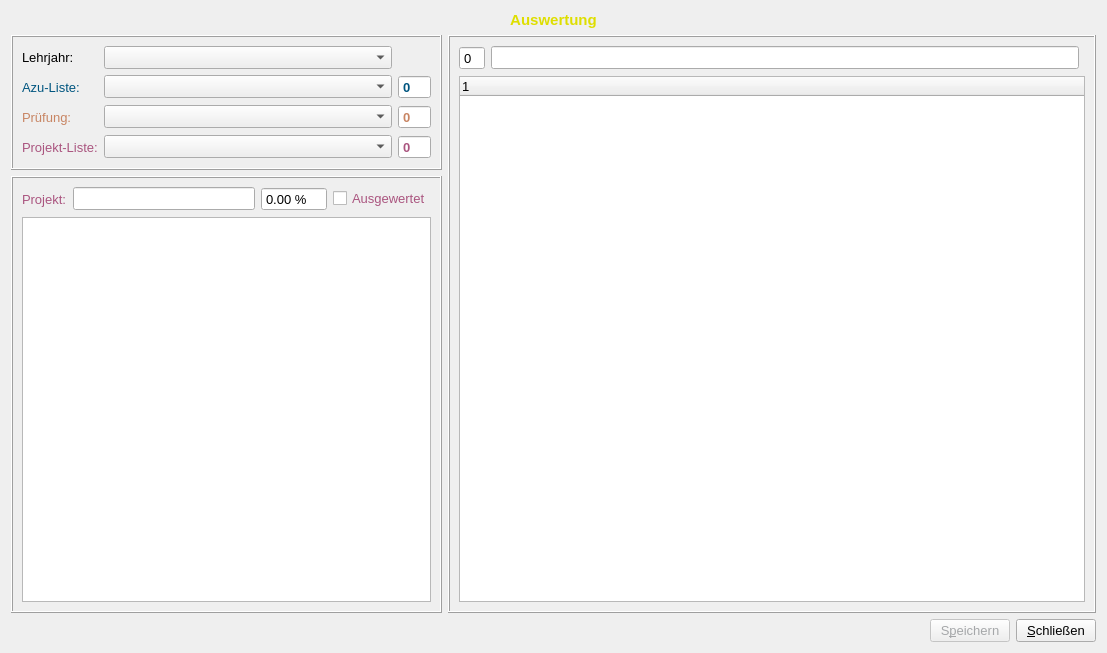
<?xml version="1.0" encoding="UTF-8"?>
<ui version="4.0">
 <class>FormEvaluation</class>
 <widget class="QWidget" name="FormEvaluation">
  <property name="geometry">
   <rect>
    <x>0</x>
    <y>0</y>
    <width>1107</width>
    <height>653</height>
   </rect>
  </property>
  <property name="font">
   <font>
    <pointsize>10</pointsize>
   </font>
  </property>
  <property name="windowTitle">
   <string>Form</string>
  </property>
  <layout class="QGridLayout" name="gridLayout_4">
   <item row="2" column="0">
    <widget class="QFrame" name="frame_3">
     <property name="sizePolicy">
      <sizepolicy hsizetype="Expanding" vsizetype="Preferred">
       <horstretch>0</horstretch>
       <verstretch>0</verstretch>
      </sizepolicy>
     </property>
     <property name="frameShape">
      <enum>QFrame::Box</enum>
     </property>
     <property name="frameShadow">
      <enum>QFrame::Raised</enum>
     </property>
     <layout class="QGridLayout" name="gridLayout_3">
      <item row="0" column="1">
       <widget class="QLineEdit" name="projektNameEdit">
        <property name="readOnly">
         <bool>true</bool>
        </property>
       </widget>
      </item>
      <item row="0" column="0">
       <widget class="QLabel" name="label_2">
        <property name="palette">
         <palette>
          <active>
           <colorrole role="WindowText">
            <brush brushstyle="SolidPattern">
             <color alpha="255">
              <red>170</red>
              <green>85</green>
              <blue>127</blue>
             </color>
            </brush>
           </colorrole>
          </active>
          <inactive>
           <colorrole role="WindowText">
            <brush brushstyle="SolidPattern">
             <color alpha="255">
              <red>170</red>
              <green>85</green>
              <blue>127</blue>
             </color>
            </brush>
           </colorrole>
          </inactive>
          <disabled>
           <colorrole role="WindowText">
            <brush brushstyle="SolidPattern">
             <color alpha="255">
              <red>120</red>
              <green>120</green>
              <blue>120</blue>
             </color>
            </brush>
           </colorrole>
          </disabled>
         </palette>
        </property>
        <property name="text">
         <string>Projekt:</string>
        </property>
       </widget>
      </item>
      <item row="0" column="2">
       <widget class="QDoubleSpinBox" name="percentBox">
        <property name="frame">
         <bool>true</bool>
        </property>
        <property name="readOnly">
         <bool>true</bool>
        </property>
        <property name="buttonSymbols">
         <enum>QAbstractSpinBox::NoButtons</enum>
        </property>
        <property name="prefix">
         <string/>
        </property>
        <property name="suffix">
         <string> %</string>
        </property>
        <property name="maximum">
         <double>100.000000000000000</double>
        </property>
       </widget>
      </item>
      <item row="0" column="3">
       <widget class="QCheckBox" name="evaluatedCheckBox">
        <property name="palette">
         <palette>
          <active>
           <colorrole role="WindowText">
            <brush brushstyle="SolidPattern">
             <color alpha="255">
              <red>170</red>
              <green>85</green>
              <blue>127</blue>
             </color>
            </brush>
           </colorrole>
          </active>
          <inactive>
           <colorrole role="WindowText">
            <brush brushstyle="SolidPattern">
             <color alpha="255">
              <red>170</red>
              <green>85</green>
              <blue>127</blue>
             </color>
            </brush>
           </colorrole>
          </inactive>
          <disabled>
           <colorrole role="WindowText">
            <brush brushstyle="SolidPattern">
             <color alpha="255">
              <red>120</red>
              <green>120</green>
              <blue>120</blue>
             </color>
            </brush>
           </colorrole>
          </disabled>
         </palette>
        </property>
        <property name="text">
         <string>Ausgewertet</string>
        </property>
       </widget>
      </item>
      <item row="1" column="0" colspan="4">
       <widget class="QTableWidget" name="fragenTableWidget"/>
      </item>
     </layout>
    </widget>
   </item>
   <item row="3" column="0">
    <spacer name="horizontalSpacer_2">
     <property name="orientation">
      <enum>Qt::Horizontal</enum>
     </property>
     <property name="sizeHint" stdset="0">
      <size>
       <width>40</width>
       <height>20</height>
      </size>
     </property>
    </spacer>
   </item>
   <item row="3" column="2" colspan="2">
    <spacer name="horizontalSpacer">
     <property name="orientation">
      <enum>Qt::Horizontal</enum>
     </property>
     <property name="sizeHint" stdset="0">
      <size>
       <width>40</width>
       <height>20</height>
      </size>
     </property>
    </spacer>
   </item>
   <item row="3" column="4">
    <layout class="QHBoxLayout" name="horizontalLayout">
     <item>
      <widget class="QPushButton" name="saveButton">
       <property name="enabled">
        <bool>false</bool>
       </property>
       <property name="palette">
        <palette>
         <active>
          <colorrole role="ButtonText">
           <brush brushstyle="SolidPattern">
            <color alpha="255">
             <red>170</red>
             <green>0</green>
             <blue>0</blue>
            </color>
           </brush>
          </colorrole>
         </active>
         <inactive>
          <colorrole role="ButtonText">
           <brush brushstyle="SolidPattern">
            <color alpha="255">
             <red>170</red>
             <green>0</green>
             <blue>0</blue>
            </color>
           </brush>
          </colorrole>
         </inactive>
         <disabled>
          <colorrole role="ButtonText">
           <brush brushstyle="SolidPattern">
            <color alpha="255">
             <red>165</red>
             <green>167</green>
             <blue>169</blue>
            </color>
           </brush>
          </colorrole>
         </disabled>
        </palette>
       </property>
       <property name="text">
        <string>S&amp;peichern</string>
       </property>
      </widget>
     </item>
     <item>
      <widget class="QPushButton" name="closeButton">
       <property name="text">
        <string>&amp;Schließen</string>
       </property>
      </widget>
     </item>
    </layout>
   </item>
   <item row="1" column="0">
    <widget class="QFrame" name="frame">
     <property name="sizePolicy">
      <sizepolicy hsizetype="Expanding" vsizetype="Preferred">
       <horstretch>0</horstretch>
       <verstretch>0</verstretch>
      </sizepolicy>
     </property>
     <property name="maximumSize">
      <size>
       <width>1000</width>
       <height>16777215</height>
      </size>
     </property>
     <property name="frameShape">
      <enum>QFrame::Box</enum>
     </property>
     <property name="frameShadow">
      <enum>QFrame::Raised</enum>
     </property>
     <layout class="QGridLayout" name="gridLayout">
      <item row="0" column="0">
       <widget class="QLabel" name="label_6">
        <property name="text">
         <string>Lehrjahr:</string>
        </property>
       </widget>
      </item>
      <item row="0" column="1">
       <widget class="QComboBox" name="azubiSortBox">
        <property name="sizePolicy">
         <sizepolicy hsizetype="Expanding" vsizetype="Fixed">
          <horstretch>0</horstretch>
          <verstretch>0</verstretch>
         </sizepolicy>
        </property>
        <property name="maximumSize">
         <size>
          <width>16777215</width>
          <height>16777215</height>
         </size>
        </property>
       </widget>
      </item>
      <item row="1" column="0">
       <widget class="QLabel" name="label_5">
        <property name="palette">
         <palette>
          <active>
           <colorrole role="WindowText">
            <brush brushstyle="SolidPattern">
             <color alpha="255">
              <red>0</red>
              <green>85</green>
              <blue>127</blue>
             </color>
            </brush>
           </colorrole>
          </active>
          <inactive>
           <colorrole role="WindowText">
            <brush brushstyle="SolidPattern">
             <color alpha="255">
              <red>0</red>
              <green>85</green>
              <blue>127</blue>
             </color>
            </brush>
           </colorrole>
          </inactive>
          <disabled>
           <colorrole role="WindowText">
            <brush brushstyle="SolidPattern">
             <color alpha="255">
              <red>120</red>
              <green>120</green>
              <blue>120</blue>
             </color>
            </brush>
           </colorrole>
          </disabled>
         </palette>
        </property>
        <property name="text">
         <string>Azu-Liste:</string>
        </property>
       </widget>
      </item>
      <item row="1" column="1">
       <widget class="QComboBox" name="azubiListBox">
        <property name="sizePolicy">
         <sizepolicy hsizetype="Expanding" vsizetype="Fixed">
          <horstretch>0</horstretch>
          <verstretch>0</verstretch>
         </sizepolicy>
        </property>
       </widget>
      </item>
      <item row="2" column="0">
       <widget class="QLabel" name="label_4">
        <property name="palette">
         <palette>
          <active>
           <colorrole role="WindowText">
            <brush brushstyle="SolidPattern">
             <color alpha="255">
              <red>200</red>
              <green>133</green>
              <blue>99</blue>
             </color>
            </brush>
           </colorrole>
          </active>
          <inactive>
           <colorrole role="WindowText">
            <brush brushstyle="SolidPattern">
             <color alpha="255">
              <red>200</red>
              <green>133</green>
              <blue>99</blue>
             </color>
            </brush>
           </colorrole>
          </inactive>
          <disabled>
           <colorrole role="WindowText">
            <brush brushstyle="SolidPattern">
             <color alpha="255">
              <red>120</red>
              <green>120</green>
              <blue>120</blue>
             </color>
            </brush>
           </colorrole>
          </disabled>
         </palette>
        </property>
        <property name="text">
         <string>Prüfung:</string>
        </property>
       </widget>
      </item>
      <item row="2" column="1">
       <widget class="QComboBox" name="skillListBox">
        <property name="sizePolicy">
         <sizepolicy hsizetype="Expanding" vsizetype="Fixed">
          <horstretch>0</horstretch>
          <verstretch>0</verstretch>
         </sizepolicy>
        </property>
       </widget>
      </item>
      <item row="3" column="0">
       <widget class="QLabel" name="label_3">
        <property name="palette">
         <palette>
          <active>
           <colorrole role="WindowText">
            <brush brushstyle="SolidPattern">
             <color alpha="255">
              <red>170</red>
              <green>85</green>
              <blue>127</blue>
             </color>
            </brush>
           </colorrole>
          </active>
          <inactive>
           <colorrole role="WindowText">
            <brush brushstyle="SolidPattern">
             <color alpha="255">
              <red>170</red>
              <green>85</green>
              <blue>127</blue>
             </color>
            </brush>
           </colorrole>
          </inactive>
          <disabled>
           <colorrole role="WindowText">
            <brush brushstyle="SolidPattern">
             <color alpha="255">
              <red>120</red>
              <green>120</green>
              <blue>120</blue>
             </color>
            </brush>
           </colorrole>
          </disabled>
         </palette>
        </property>
        <property name="text">
         <string>Projekt-Liste:</string>
        </property>
       </widget>
      </item>
      <item row="3" column="1">
       <widget class="QComboBox" name="projektListBox">
        <property name="sizePolicy">
         <sizepolicy hsizetype="Expanding" vsizetype="Fixed">
          <horstretch>0</horstretch>
          <verstretch>0</verstretch>
         </sizepolicy>
        </property>
       </widget>
      </item>
      <item row="1" column="2">
       <widget class="QSpinBox" name="countAzubiBox">
        <property name="palette">
         <palette>
          <active>
           <colorrole role="Text">
            <brush brushstyle="SolidPattern">
             <color alpha="255">
              <red>0</red>
              <green>85</green>
              <blue>127</blue>
             </color>
            </brush>
           </colorrole>
          </active>
          <inactive>
           <colorrole role="Text">
            <brush brushstyle="SolidPattern">
             <color alpha="255">
              <red>0</red>
              <green>85</green>
              <blue>127</blue>
             </color>
            </brush>
           </colorrole>
          </inactive>
          <disabled>
           <colorrole role="Text">
            <brush brushstyle="SolidPattern">
             <color alpha="255">
              <red>172</red>
              <green>174</green>
              <blue>176</blue>
             </color>
            </brush>
           </colorrole>
          </disabled>
         </palette>
        </property>
        <property name="font">
         <font>
          <weight>75</weight>
          <bold>true</bold>
         </font>
        </property>
        <property name="alignment">
         <set>Qt::AlignLeading|Qt::AlignLeft|Qt::AlignVCenter</set>
        </property>
        <property name="readOnly">
         <bool>true</bool>
        </property>
        <property name="buttonSymbols">
         <enum>QAbstractSpinBox::NoButtons</enum>
        </property>
        <property name="maximum">
         <number>999</number>
        </property>
       </widget>
      </item>
      <item row="2" column="2">
       <widget class="QSpinBox" name="countSkillBox">
        <property name="palette">
         <palette>
          <active>
           <colorrole role="Text">
            <brush brushstyle="SolidPattern">
             <color alpha="255">
              <red>200</red>
              <green>133</green>
              <blue>99</blue>
             </color>
            </brush>
           </colorrole>
          </active>
          <inactive>
           <colorrole role="Text">
            <brush brushstyle="SolidPattern">
             <color alpha="255">
              <red>200</red>
              <green>133</green>
              <blue>99</blue>
             </color>
            </brush>
           </colorrole>
          </inactive>
          <disabled>
           <colorrole role="Text">
            <brush brushstyle="SolidPattern">
             <color alpha="255">
              <red>120</red>
              <green>120</green>
              <blue>120</blue>
             </color>
            </brush>
           </colorrole>
          </disabled>
         </palette>
        </property>
        <property name="font">
         <font>
          <weight>75</weight>
          <bold>true</bold>
         </font>
        </property>
        <property name="readOnly">
         <bool>true</bool>
        </property>
        <property name="buttonSymbols">
         <enum>QAbstractSpinBox::NoButtons</enum>
        </property>
       </widget>
      </item>
      <item row="3" column="2">
       <widget class="QSpinBox" name="countProjektBox">
        <property name="palette">
         <palette>
          <active>
           <colorrole role="Text">
            <brush brushstyle="SolidPattern">
             <color alpha="255">
              <red>170</red>
              <green>85</green>
              <blue>127</blue>
             </color>
            </brush>
           </colorrole>
          </active>
          <inactive>
           <colorrole role="Text">
            <brush brushstyle="SolidPattern">
             <color alpha="255">
              <red>170</red>
              <green>85</green>
              <blue>127</blue>
             </color>
            </brush>
           </colorrole>
          </inactive>
          <disabled>
           <colorrole role="Text">
            <brush brushstyle="SolidPattern">
             <color alpha="255">
              <red>120</red>
              <green>120</green>
              <blue>120</blue>
             </color>
            </brush>
           </colorrole>
          </disabled>
         </palette>
        </property>
        <property name="font">
         <font>
          <weight>75</weight>
          <bold>true</bold>
         </font>
        </property>
        <property name="readOnly">
         <bool>true</bool>
        </property>
        <property name="buttonSymbols">
         <enum>QAbstractSpinBox::NoButtons</enum>
        </property>
       </widget>
      </item>
     </layout>
    </widget>
   </item>
   <item row="3" column="1">
    <spacer name="horizontalSpacer_4">
     <property name="orientation">
      <enum>Qt::Horizontal</enum>
     </property>
     <property name="sizeHint" stdset="0">
      <size>
       <width>40</width>
       <height>20</height>
      </size>
     </property>
    </spacer>
   </item>
   <item row="1" column="1" rowspan="2" colspan="4">
    <widget class="QFrame" name="frame_2">
     <property name="sizePolicy">
      <sizepolicy hsizetype="Expanding" vsizetype="Expanding">
       <horstretch>0</horstretch>
       <verstretch>0</verstretch>
      </sizepolicy>
     </property>
     <property name="frameShape">
      <enum>QFrame::Box</enum>
     </property>
     <property name="frameShadow">
      <enum>QFrame::Raised</enum>
     </property>
     <layout class="QGridLayout" name="gridLayout_2">
      <item row="1" column="0" colspan="3">
       <widget class="QTreeWidget" name="resultTreeWidget">
        <property name="sizePolicy">
         <sizepolicy hsizetype="Preferred" vsizetype="Expanding">
          <horstretch>0</horstretch>
          <verstretch>0</verstretch>
         </sizepolicy>
        </property>
        <property name="font">
         <font>
          <pointsize>10</pointsize>
         </font>
        </property>
        <column>
         <property name="text">
          <string notr="true">1</string>
         </property>
        </column>
       </widget>
      </item>
      <item row="0" column="1">
       <widget class="QLineEdit" name="azuNameEdit">
        <property name="palette">
         <palette>
          <active>
           <colorrole role="WindowText">
            <brush brushstyle="SolidPattern">
             <color alpha="255">
              <red>0</red>
              <green>85</green>
              <blue>127</blue>
             </color>
            </brush>
           </colorrole>
           <colorrole role="Text">
            <brush brushstyle="SolidPattern">
             <color alpha="255">
              <red>0</red>
              <green>85</green>
              <blue>127</blue>
             </color>
            </brush>
           </colorrole>
          </active>
          <inactive>
           <colorrole role="WindowText">
            <brush brushstyle="SolidPattern">
             <color alpha="255">
              <red>0</red>
              <green>85</green>
              <blue>127</blue>
             </color>
            </brush>
           </colorrole>
           <colorrole role="Text">
            <brush brushstyle="SolidPattern">
             <color alpha="255">
              <red>0</red>
              <green>85</green>
              <blue>127</blue>
             </color>
            </brush>
           </colorrole>
          </inactive>
          <disabled>
           <colorrole role="WindowText">
            <brush brushstyle="SolidPattern">
             <color alpha="255">
              <red>120</red>
              <green>120</green>
              <blue>120</blue>
             </color>
            </brush>
           </colorrole>
           <colorrole role="Text">
            <brush brushstyle="SolidPattern">
             <color alpha="255">
              <red>120</red>
              <green>120</green>
              <blue>120</blue>
             </color>
            </brush>
           </colorrole>
          </disabled>
         </palette>
        </property>
        <property name="font">
         <font>
          <weight>75</weight>
          <bold>true</bold>
         </font>
        </property>
        <property name="readOnly">
         <bool>true</bool>
        </property>
       </widget>
      </item>
      <item row="0" column="0">
       <widget class="QSpinBox" name="nrBox">
        <property name="palette">
         <palette>
          <active>
           <colorrole role="WindowText">
            <brush brushstyle="SolidPattern">
             <color alpha="255">
              <red>0</red>
              <green>85</green>
              <blue>127</blue>
             </color>
            </brush>
           </colorrole>
          </active>
          <inactive>
           <colorrole role="WindowText">
            <brush brushstyle="SolidPattern">
             <color alpha="255">
              <red>0</red>
              <green>85</green>
              <blue>127</blue>
             </color>
            </brush>
           </colorrole>
          </inactive>
          <disabled>
           <colorrole role="WindowText">
            <brush brushstyle="SolidPattern">
             <color alpha="255">
              <red>120</red>
              <green>120</green>
              <blue>120</blue>
             </color>
            </brush>
           </colorrole>
          </disabled>
         </palette>
        </property>
        <property name="readOnly">
         <bool>true</bool>
        </property>
        <property name="buttonSymbols">
         <enum>QAbstractSpinBox::NoButtons</enum>
        </property>
       </widget>
      </item>
     </layout>
    </widget>
   </item>
   <item row="0" column="0" colspan="5">
    <widget class="QLabel" name="label">
     <property name="palette">
      <palette>
       <active>
        <colorrole role="WindowText">
         <brush brushstyle="SolidPattern">
          <color alpha="255">
           <red>222</red>
           <green>222</green>
           <blue>0</blue>
          </color>
         </brush>
        </colorrole>
       </active>
       <inactive>
        <colorrole role="WindowText">
         <brush brushstyle="SolidPattern">
          <color alpha="255">
           <red>222</red>
           <green>222</green>
           <blue>0</blue>
          </color>
         </brush>
        </colorrole>
       </inactive>
       <disabled>
        <colorrole role="WindowText">
         <brush brushstyle="SolidPattern">
          <color alpha="255">
           <red>165</red>
           <green>167</green>
           <blue>169</blue>
          </color>
         </brush>
        </colorrole>
       </disabled>
      </palette>
     </property>
     <property name="font">
      <font>
       <pointsize>11</pointsize>
       <weight>75</weight>
       <bold>true</bold>
      </font>
     </property>
     <property name="text">
      <string>Auswertung</string>
     </property>
     <property name="alignment">
      <set>Qt::AlignCenter</set>
     </property>
    </widget>
   </item>
  </layout>
 </widget>
 <resources/>
 <connections/>
</ui>
